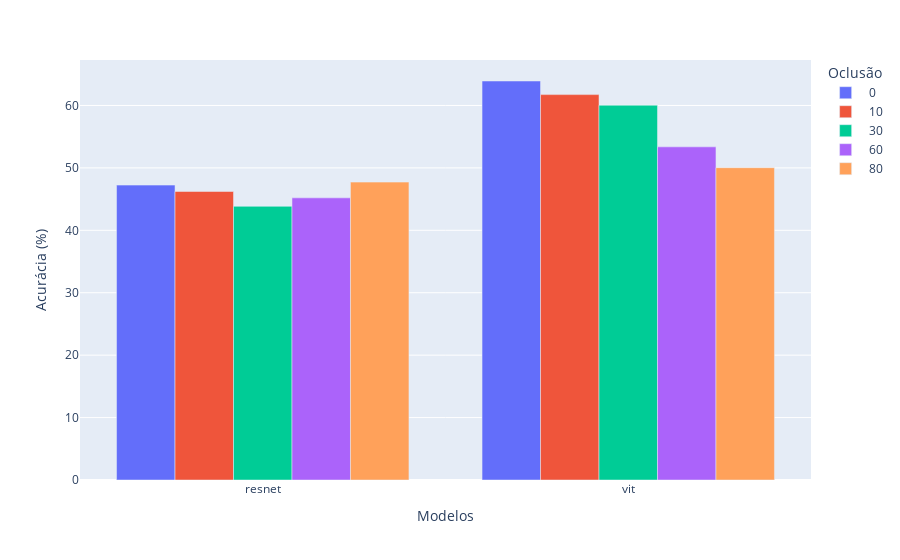

Write notebook code for a chart like this one.
### Code cell
fig = px.bar(df_long, x='name', y='accuracy', color='oclusao', barmode='group',
             labels={'name': 'Modelos', 'accuracy': 'Acurácia (%)', 'oclusao': 'Oclusão'})
fig.show()

### Figure 1 — Plotly figure (JSON) as saved in the notebook; plotly's stock layout.template omitted (floating-point values rounded to 4 significant figures)
{"data": [{"alignmentgroup": "True", "hovertemplate": "Oclusão= 0<br>Modelos=%{x}<br>Acurácia (%)=%{y}<extra></extra>", "legendgroup": " 0", "marker": {"color": "#636efa", "pattern": {"shape": ""}}, "name": " 0", "offsetgroup": " 0", "orientation": "v", "showlegend": true, "textposition": "auto", "type": "bar", "x": ["resnet", "vit"], "xaxis": "x", "y": [47.24, 63.92], "yaxis": "y"}, {"alignmentgroup": "True", "hovertemplate": "Oclusão= 10<br>Modelos=%{x}<br>Acurácia (%)=%{y}<extra></extra>", "legendgroup": " 10", "marker": {"color": "#EF553B", "pattern": {"shape": ""}}, "name": " 10", "offsetgroup": " 10", "orientation": "v", "showlegend": true, "textposition": "auto", "type": "bar", "x": ["resnet", "vit"], "xaxis": "x", "y": [46.22, 61.74], "yaxis": "y"}, {"alignmentgroup": "True", "hovertemplate": "Oclusão= 30<br>Modelos=%{x}<br>Acurácia (%)=%{y}<extra></extra>", "legendgroup": " 30", "marker": {"color": "#00cc96", "pattern": {"shape": ""}}, "name": " 30", "offsetgroup": " 30", "orientation": "v", "showlegend": true, "textposition": "auto", "type": "bar", "x": ["resnet", "vit"], "xaxis": "x", "y": [43.84, 60.04], "yaxis": "y"}, {"alignmentgroup": "True", "hovertemplate": "Oclusão= 60<br>Modelos=%{x}<br>Acurácia (%)=%{y}<extra></extra>", "legendgroup": " 60", "marker": {"color": "#ab63fa", "pattern": {"shape": ""}}, "name": " 60", "offsetgroup": " 60", "orientation": "v", "showlegend": true, "textposition": "auto", "type": "bar", "x": ["resnet", "vit"], "xaxis": "x", "y": [45.2, 53.37], "yaxis": "y"}, {"alignmentgroup": "True", "hovertemplate": "Oclusão= 80<br>Modelos=%{x}<br>Acurácia (%)=%{y}<extra></extra>", "legendgroup": " 80", "marker": {"color": "#FFA15A", "pattern": {"shape": ""}}, "name": " 80", "offsetgroup": " 80", "orientation": "v", "showlegend": true, "textposition": "auto", "type": "bar", "x": ["resnet", "vit"], "xaxis": "x", "y": [47.72, 50.03], "yaxis": "y"}], "layout": {"barmode": "group", "legend": {"title": {"text": "Oclusão"}, "tracegroupgap": 0}, "margin": {"t": 60}, "xaxis": {"anchor": "y", "domain": [0, 1], "title": {"text": "Modelos"}}, "yaxis": {"anchor": "x", "domain": [0, 1], "title": {"text": "Acurácia (%)"}}}}
